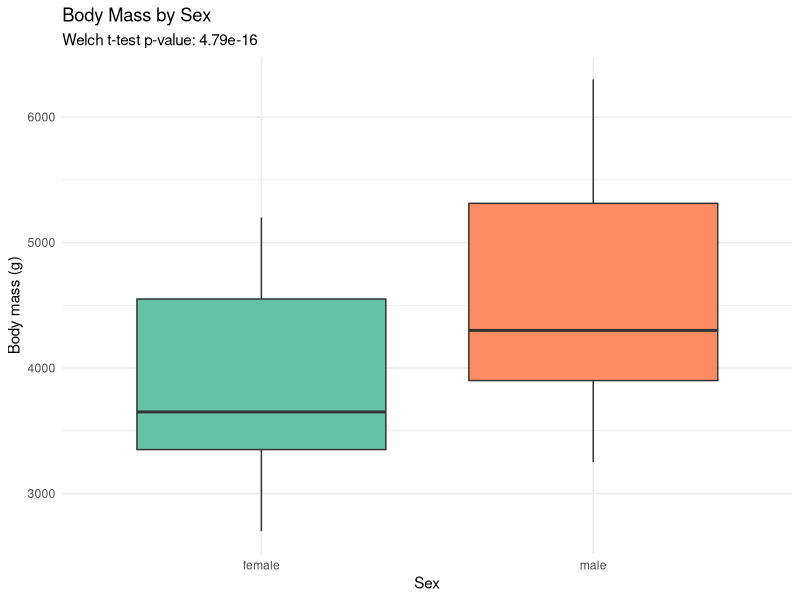
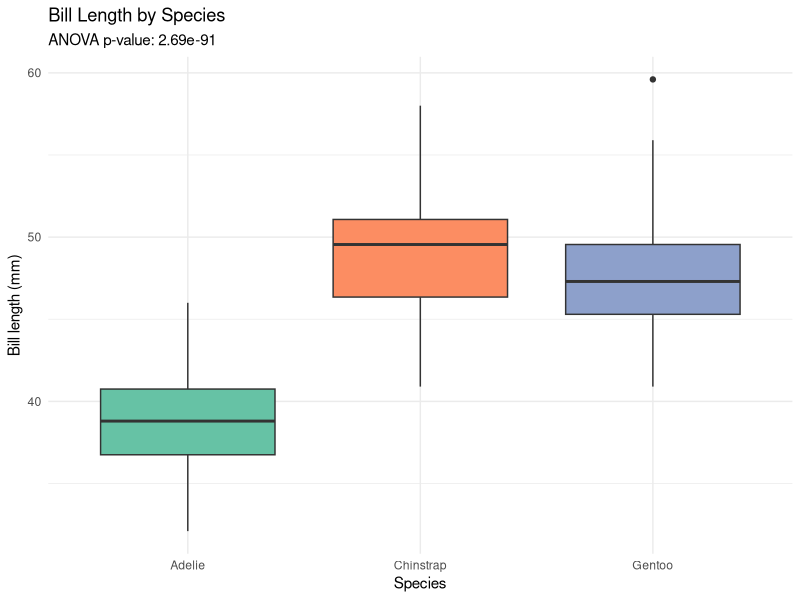
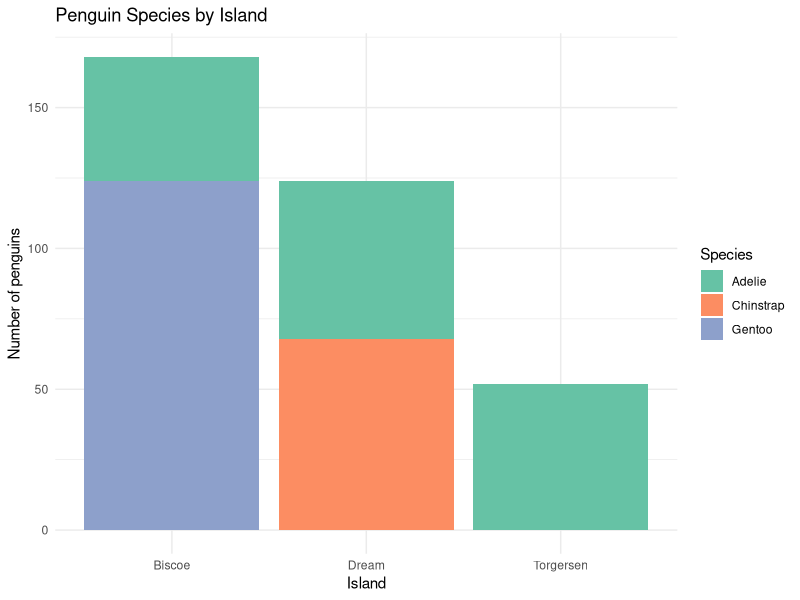

The R source for these figures, in order:
## ---- chunk 1
library(palmerpenguins)
library(ggplot2)
library(dplyr)

data("penguins")
## ---- chunk 2
# Display the dimensions of the dataset.
dim(penguins)

# Count the number of columns.
ncol(penguins)

# Inspect column names and data types.
str(penguins)

# Give one example of each data type present.
# Numeric examples: bill_length_mm and bill_depth_mm
# Integer examples: flipper_length_mm, body_mass_g, and year
# Factor examples: species, island, and sex
## ---- chunk 3
# Count all rows in the dataset.
nrow(penguins)
## ---- chunk 4
# Count penguins by sex, including missing values.
table(penguins$sex, useNA = "ifany")

# Create separate dataframes for male and female penguins.
pmale <- penguins %>%
  filter(sex == "male")

pfemale <- penguins %>%
  filter(sex == "female")

# Compare the number of records in each dataframe.
nrow(pmale)
nrow(pfemale)
## ---- chunk 5
# Count the number of records for each species.
table(penguins$species)

# Create separate dataframes for each species.
pAdel <- penguins %>%
  filter(species == "Adelie")

pChin <- penguins %>%
  filter(species == "Chinstrap")

pGen <- penguins %>%
  filter(species == "Gentoo")

# Compare the number of records.
nrow(pAdel)
nrow(pChin)
nrow(pGen)
## ---- chunk 6
# Count the number of penguins from each island.
table(penguins$island)

# Create separate dataframes for each island.
iBis <- penguins %>%
  filter(island == "Biscoe")

iDream <- penguins %>%
  filter(island == "Dream")

iTorg <- penguins %>%
  filter(island == "Torgersen")

# Compare the number of records.
nrow(iBis)
nrow(iDream)
nrow(iTorg)
## ---- chunk 7
sex_data <- penguins %>%
  filter(!is.na(sex), !is.na(body_mass_g))

sex_test <- t.test(body_mass_g ~ sex, data = sex_data)
sex_p <- sex_test$p.value

FINALsex <- ggplot(sex_data, aes(x = sex, y = body_mass_g, fill = sex)) +
  geom_boxplot() +
  labs(
    title = "Body Mass by Sex",
    x = "Sex",
    y = "Body mass (g)",
    subtitle = paste("Welch t-test p-value:", signif(sex_p, 3))
  ) +
  scale_fill_brewer(palette = "Set2") +
  theme_minimal() +
  theme(legend.position = "none")

FINALsex
sex_test
## ---- chunk 8
species_data <- penguins %>%
  filter(!is.na(species), !is.na(bill_length_mm))

species_test <- aov(bill_length_mm ~ species, data = species_data)
species_summary <- summary(species_test)
species_p <- species_summary[[1]][["Pr(>F)"]][1]

FINALspecies <- ggplot(
  species_data,
  aes(x = species, y = bill_length_mm, fill = species)
) +
  geom_boxplot() +
  labs(
    title = "Bill Length by Species",
    x = "Species",
    y = "Bill length (mm)",
    subtitle = paste("ANOVA p-value:", signif(species_p, 3))
  ) +
  scale_fill_brewer(palette = "Set2") +
  theme_minimal() +
  theme(legend.position = "none")

FINALspecies
species_summary
## ---- chunk 9
FINALisland <- ggplot(penguins, aes(x = island, fill = species)) +
  geom_bar() +
  labs(
    title = "Penguin Species by Island",
    x = "Island",
    y = "Number of penguins",
    fill = "Species"
  ) +
  scale_fill_brewer(palette = "Set2") +
  theme_minimal()

FINALisland
